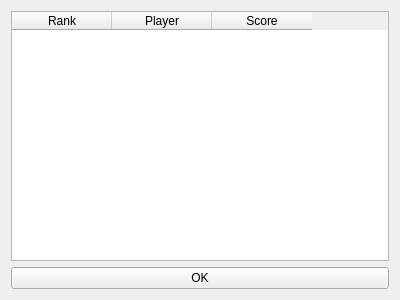
<?xml version="1.0" encoding="UTF-8"?>
<ui version="4.0">
 <class>GameRankForm</class>
 <widget class="QWidget" name="GameRankForm">
  <property name="geometry">
   <rect>
    <x>0</x>
    <y>0</y>
    <width>400</width>
    <height>300</height>
   </rect>
  </property>
  <property name="windowTitle">
   <string>Form</string>
  </property>
  <layout class="QGridLayout" name="gridLayout">
   <item row="0" column="0">
    <widget class="QTableWidget" name="tableWidget_rank">
     <property name="editTriggers">
      <set>QAbstractItemView::NoEditTriggers</set>
     </property>
     <property name="selectionMode">
      <enum>QAbstractItemView::SingleSelection</enum>
     </property>
     <property name="selectionBehavior">
      <enum>QAbstractItemView::SelectRows</enum>
     </property>
     <column>
      <property name="text">
       <string>Rank</string>
      </property>
     </column>
     <column>
      <property name="text">
       <string>Player</string>
      </property>
     </column>
     <column>
      <property name="text">
       <string>Score</string>
      </property>
     </column>
    </widget>
   </item>
   <item row="1" column="0">
    <widget class="QPushButton" name="pushButton_quit">
     <property name="text">
      <string>OK</string>
     </property>
    </widget>
   </item>
  </layout>
 </widget>
 <resources/>
 <connections/>
</ui>
